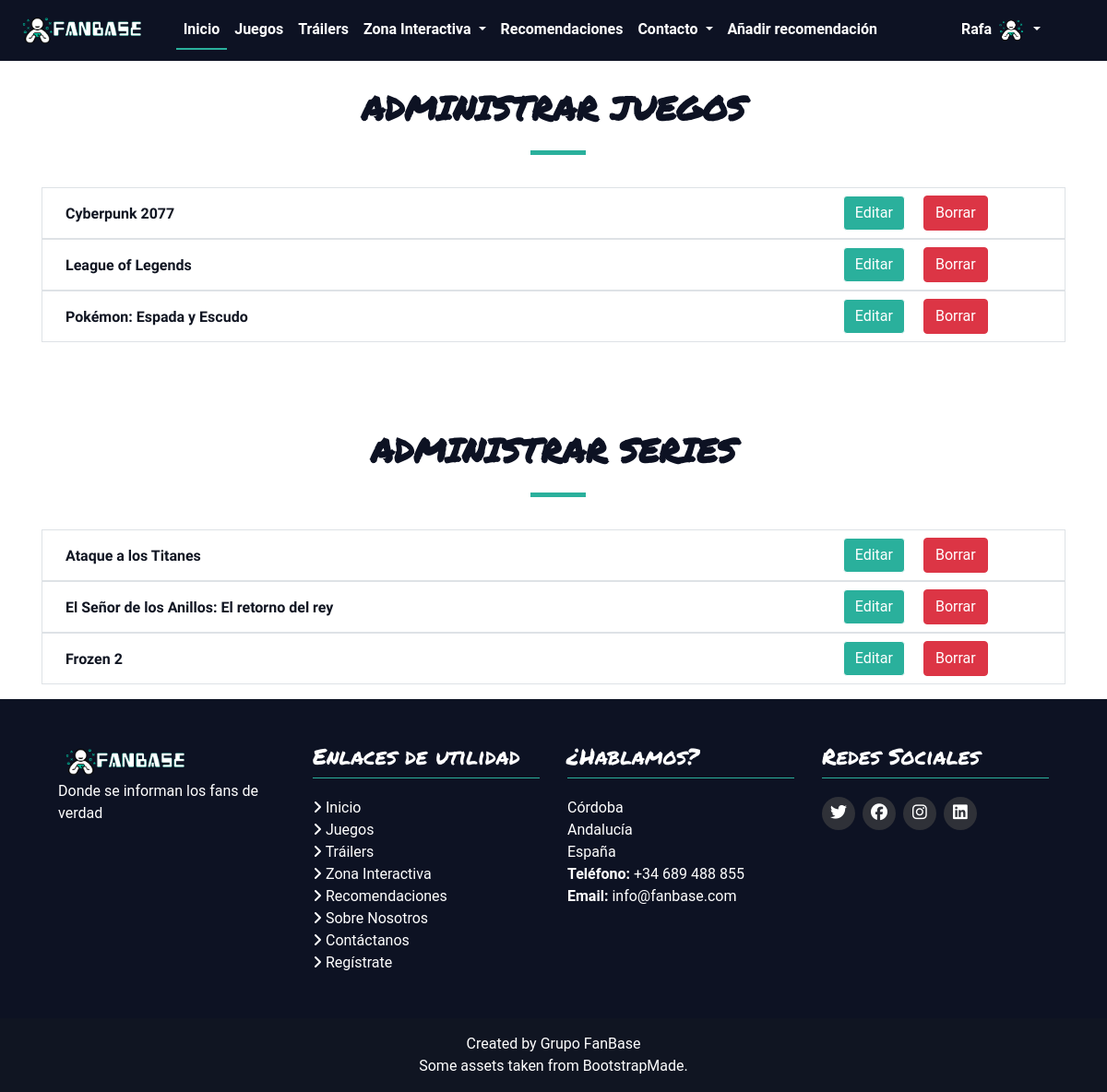
/panelrecomendaciones.php (signed in), run on the app's committed database.
### tables this page shows
CREATE TABLE `recomendacion` (
  `id` int(11) NOT NULL,
  `nombre` varchar(55) NOT NULL,
  `descripcion` text NOT NULL,
  `imagen` varchar(100) NOT NULL,
  `tipo` varchar(10) NOT NULL,
  `plataforma1` varchar(100) NOT NULL,
  `plataforma2` varchar(100) NOT NULL,
  `plataforma3` varchar(100) NOT NULL,
  `plataforma4` varchar(100) NOT NULL,
  `linkplataforma1` varchar(100) NOT NULL,
  `linkplataforma2` varchar(100) NOT NULL,
  `linkplataforma3` varchar(100) NOT NULL,
  `linkplataforma4` varchar(100) NOT NULL
);

### Controller/RecomendacionController.php (called while the page is built, shortened)
<?php
 require_once 'Model/Recomendacion.php';
class recomendacionController {
    public static function recuperarTodosJuegos(){
        try{
            $conex=new Conexion();
            $conex->setAttribute(PDO::ATTR_ERRMODE, PDO::ERRMODE_EXCEPTION);
            try{
                $consulta=$conex->query("SELECT * FROM recomendacion WHERE tipo='juego'");
                if($consulta!=null){
                    $productos=null;
                    while($registro=$consulta->fetch(PDO::FETCH_OBJ)){
                        $p=new recomendacion($registro->id, $registro->nombre,$registro->descripcion,$registro->imagen,$registro->tipo,$registro->plataforma1,$registro->plataforma2,$registro->plataforma3,$registro->plataforma4,$registro->linkplataforma1,$registro->linkplataforma2,$registro->linkplataforma3,$registro->linkplataforma4);
                        $productos[]=$p;
                    }
                    return $productos;
                }
            }catch (PDOException $p) {
                echo "Error ".$p->getMessage()."<br />";
            }
        } catch (PDOException $p) {
            echo "Error ".$p->getMessage()."<br />";
        }
    }
    public static function recuperarTodosSeries(){
        try{
            $conex=new Conexion();
            $conex->setAttribute(PDO::ATTR_ERRMODE, PDO::ERRMODE_EXCEPTION);
            try{
                $consulta=$conex->query("SELECT * FROM recomendacion WHERE tipo='seriepeli'");
                if($consulta!=null){
                    $productos=null;
                    while($registro=$consulta->fetch(PDO::FETCH_OBJ)){
                        $p=new recomendacion($registro->id,$registro->nombre,$registro->descripcion,$registro->imagen,$registro->tipo,$registro->plataforma1,$registro->plataforma2,$registro->plataforma3,$registro->plataforma4,$registro->linkplataforma1,$registro->linkplataforma2,$registro->linkplataforma3,$registro->linkplataforma4);
                        $productos[]=$p;
                    }
                    return $productos;
                }
            }catch (PDOException $p) {
                echo "Error ".$p->getMessage()."<br />";
            }
        } catch (PDOException $p) {
            echo "Error ".$p->getMessage()."<br />";
        }
    }
}

### Model/Recomendacion.php (called while the page is built, shortened)
<?php
class recomendacion {
    function __construct($id, $nombre, $descripcion, $imagen,$tipo,$plataforma1, $plataforma2,$plataforma3,$plataforma4,$linkplataforma1,$linkplataforma2,$linkplataforma3,$linkplataforma4) {
        $this->id = $id;
        $this->nombre = $nombre;
    }
    public function __get($name)    {
        return  $this->$name;
    }
}

### panelrecomendaciones.php (the view, shortened to what this page needs)
<?php
require_once 'Model/Recomendacion.php';
require_once 'Controller/RecomendacionController.php';
?>
<!DOCTYPE html>
<html lang="es">
<head>
  <?php
  include("includes/head-tag-contents.php");
  ?>
</head>
<body>
  <?php
  include("includes/navbar.php");
  ?>
  <main class="container">
    <section class="wow fadeInUp recomendaciones">
      <div class="section-header">
        <h2>Administrar Juegos</h2>
      </div>
      <div class="justify-content-center">
        <ul class="recomendaciones-list">
          <?php
          $recomendaciones = recomendacionController::recuperarTodosJuegos();
          ?>
          <?php
          foreach ($recomendaciones as $recomendacion) {
          ?>
            <li class="border">
              <div id="juegos">
                <div class="row">
                  <div class="col-lg-9">
                    <span class="mt-3"><?php echo $recomendacion->nombre; ?></span>
                  </div>
                  <div class="col-lg-3">
                    <form class="d-inline" method="POST" action="editarrecos.php"><button name="btneditar" class="btn btn-success m-2" value="<?php echo $recomendacion->id; ?>">Editar</button></form>
                    <form class="d-inline" method="POST"><button name="btnborrar" class="btn btn-danger m-2" value="<?php echo $recomendacion->id; ?>">Borrar</button></form>
                  </div>
                </div>
              </div>
            </li>
          <?php
          }
          ?>
        </ul>
      </div>
      <div class="section-header">
        <h2>Administrar Series</h2>
      </div>
      <div class="justify-content-center">
        <ul class="recomendaciones-list">
          <?php
          $recomendaciones = recomendacionController::recuperarTodosSeries();
          ?>
          <?php
          foreach ($recomendaciones as $recomendacion) {
          ?>
            <li class="border">
              <div id="seriepelis">
                <div class="row">
                  <div class="col-lg-9">
                    <span class="mt-3"><?php echo $recomendacion->nombre; ?></span>
                  </div>
                  <div class="col-lg-3">
                    <form class="d-inline" method="POST" action="editarrecos.php"><button name="btneditar" class="btn btn-success m-2" value="<?php echo $recomendacion->id; ?>">Editar</button></form>
                    <form class="d-inline" method="POST"><button name="btnborrar" class="btn btn-danger m-2" value="<?php echo $recomendacion->id; ?>">Borrar</button></form>
                  </div>
                </div>
              </div>
            </li>
          <?php
          }
          ?>
        </ul>
      </div>
    </section>
  </main>
  <?php include("includes/footer.php"); ?>
</body>
</html>

### assets/css/resume.css (style rules this page uses)
body { font-family: "Roboto", sans-serif; background-color: #fff; color: #2f3138; }
h1, h2, h3, h4, h5, h6 { font-family: "Permanent Marker", cursive; font-weight: 400; margin: 0 0 20px 0; padding: 0; color: #0d1223; }
.section-header { margin-top: 95px; margin-bottom: 35px; position: relative; padding-bottom: 20px; }
.section-header :before { content: ""; position: absolute; display: block; width: 60px; height: 5px; background: #2ab09c; bottom: 0; left: calc(50% - 25px); }
.section-header h2 { font-size: 36px; text-transform: uppercase; text-align: center; font-weight: 700; margin-bottom: 10px; }
.btn-success { background-color: #2ab09c; border-color: white; }
.recomendaciones .recomendaciones-list { padding: 0; list-style: none; }
.recomendaciones .recomendaciones-list li { border-bottom: 1px solid #ddd; padding-left: 25px; }
.recomendaciones .recomendaciones-list span { display: block; position: relative; font-family: "Raleway", sans-serif; font-size: 16px; line-height: 24px; font-weight: 600; padding-right: 20px; color: #101522; }

### data on the page
recomendacion: nombre "Cyberpunk 2077", $recomendacion->id 2 (drawn)
recomendacion: nombre "League of Legends", $recomendacion->id 5 (drawn)
recomendacion: nombre "Pokémon: Espada y Escudo", $recomendacion->id 6 (drawn)
recomendacion: nombre "Ataque a los Titanes", $recomendacion->id 1 (drawn)
recomendacion: nombre "El Señor de los Anillos: El retorno del rey", $recomendacion->id 3 (drawn)
recomendacion: nombre "Frozen 2", $recomendacion->id 4 (drawn)

### other printed values
$_SESSION['usuario']->usuario "Rafa"
